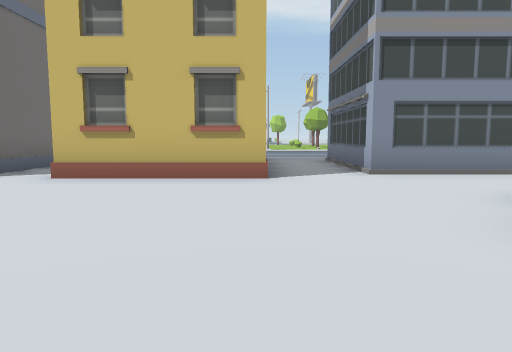
View 1 (above)

24 first-person views from a walk through a Unity game level. The camera is 1.2 m above the floor, tilts 6° down and sees 70° across. The floor is counted in squares, 2 m on a side. Each view is taken from the middle of a square. On the plan, view 1 faces up. The plan holds only what a view shows up to about 10 squares ahead; the rest is blank. The place goes on beyond the plan. The player is left out. Some surface patterns are stand-ins.

View 2
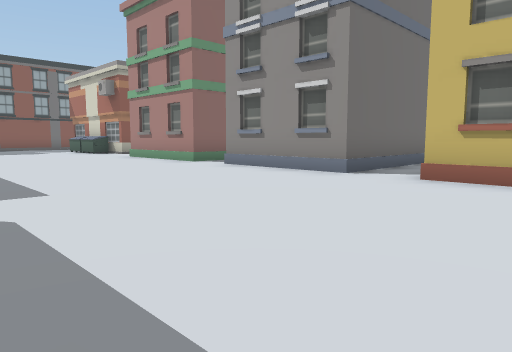

View 3
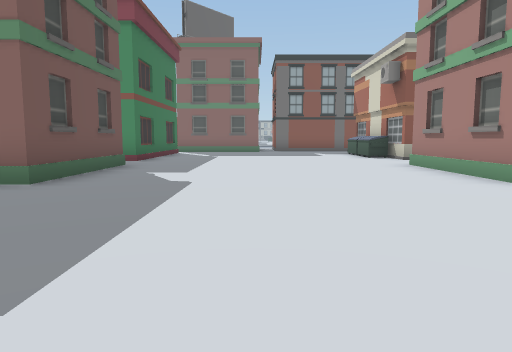

View 4
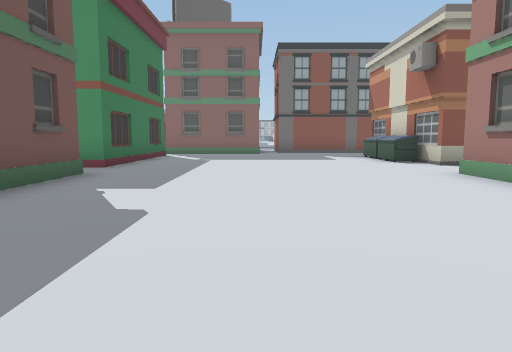

View 5
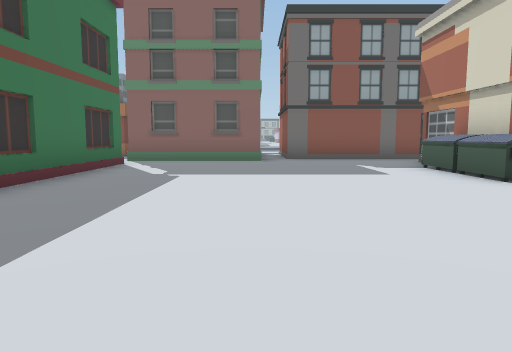

View 6
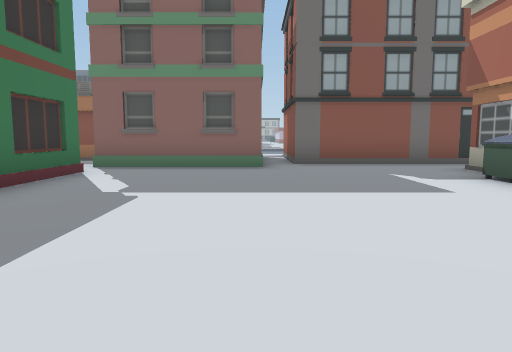

View 7
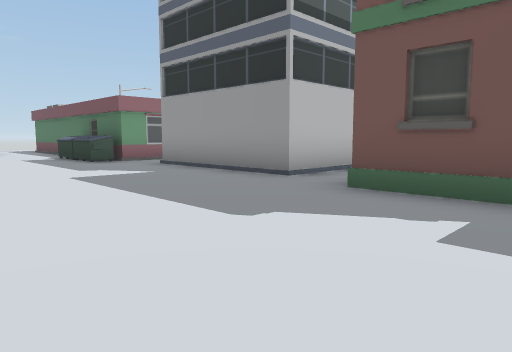

View 8
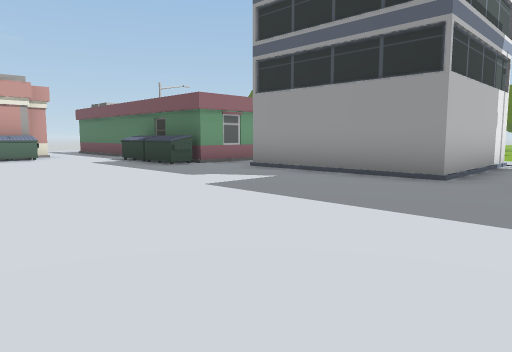

View 9
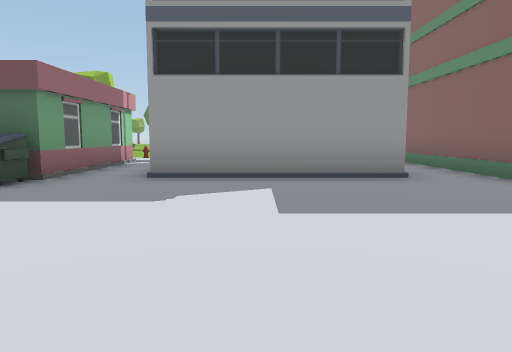

View 10
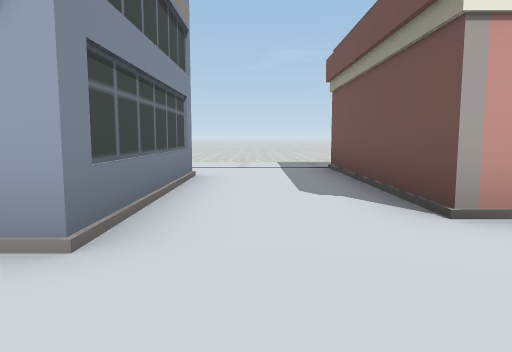

View 11
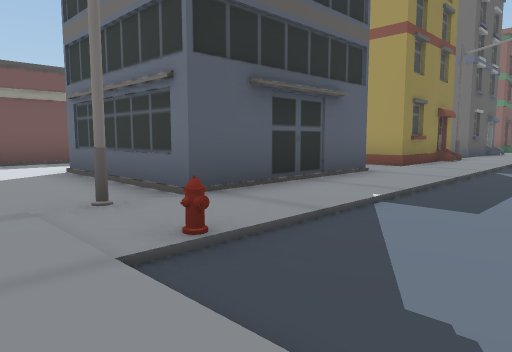

View 12
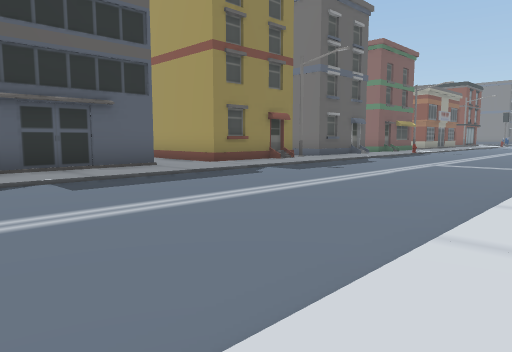

View 13
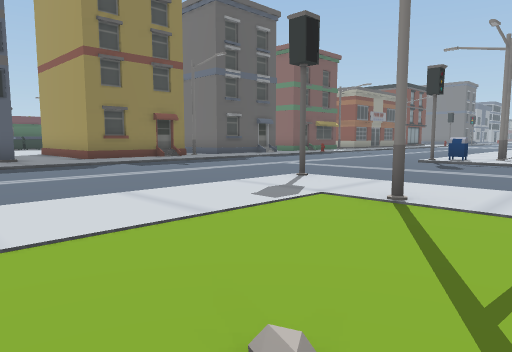

View 14
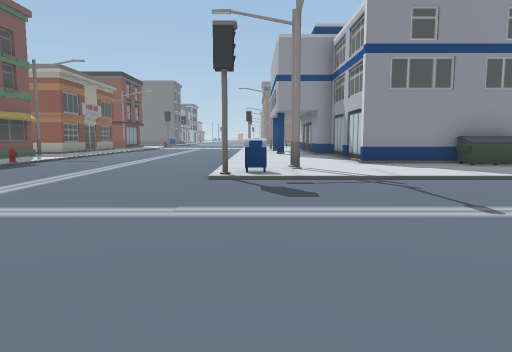

View 15
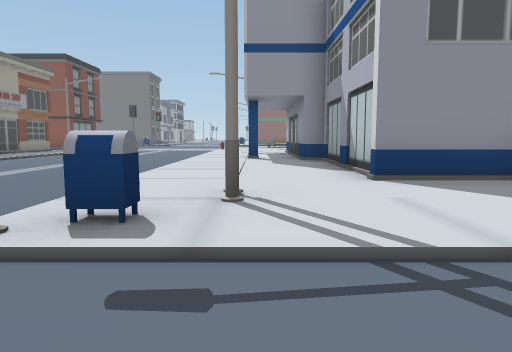

View 16
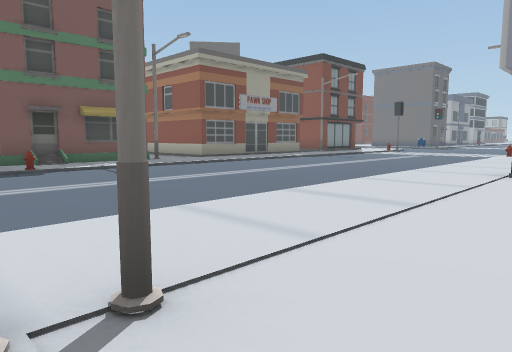

View 17
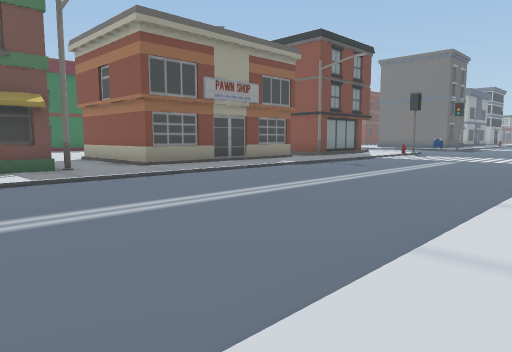

View 18
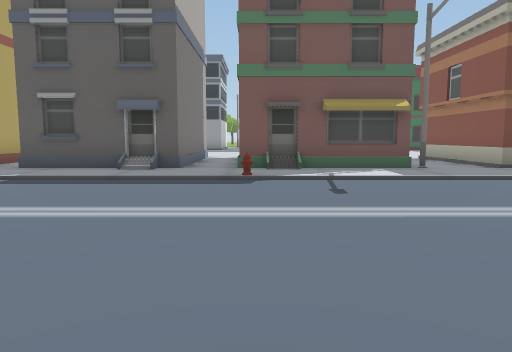

View 19
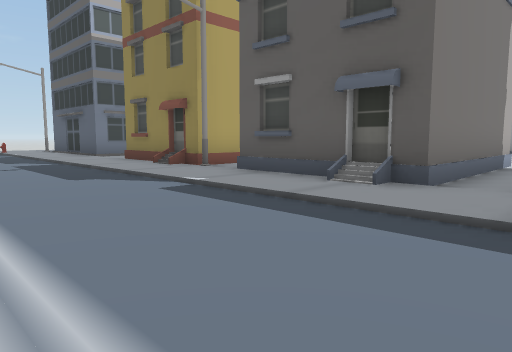

View 20
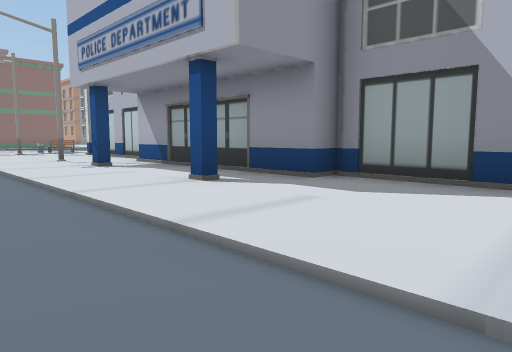

View 21
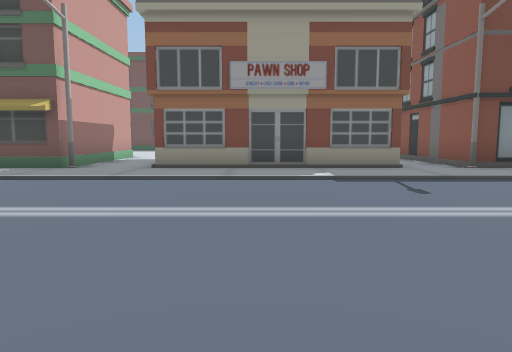

View 22
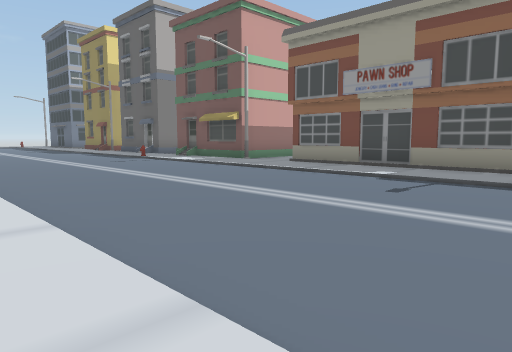

View 23
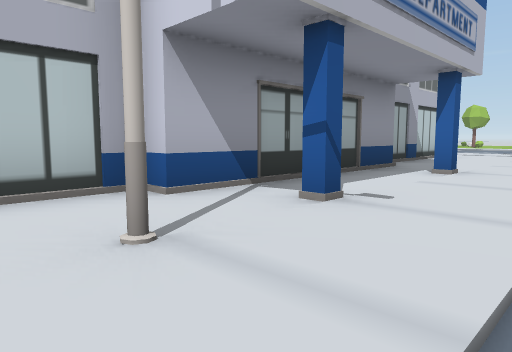

View 24
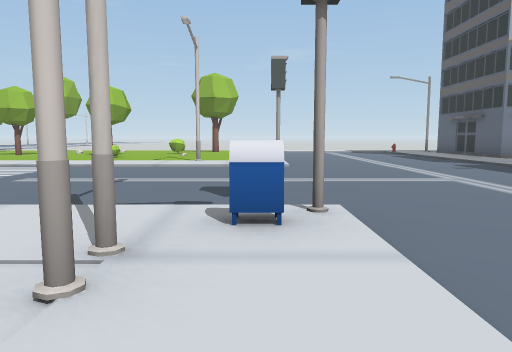

### Floor plan
Key: @ floor where view 1 was taken; # wall or solid block; . floor; / step, stairs or slope; B building; U dumpster; H hydrant; S streetlight; M mailbox; O other object.
Columns run from 20 left of view 1 to 8 right of it. Each row starts with its distance up from view 1.
 22            #U.    ....
 21           ##..........
 20 ###    ####B.............
 19 ..##.###.............S...
 18 .S.B..B.....SS...........
 17 ..............M............
 16 ..............O....O.......
 15 ...........................
 14 ...........................
 13 .............................
 12 ............................
 11 ...........H./.............H
 10 S.......SB.../.B.S.B.......S
  9 .######.####.#  .####.#   ..
  8 .     #.#  #.#  .#   .B   ..
  7 B     #.#  #.#  .#   .B   ..
  6 .#BU#U#.####.###.####.####..
  5 ............................
  4 ............................
  3 .......................#####
  2 #.....................U#
  1 #B.....................B
  0 #...................@.
 -1 #.#B###.####......UUU
 -2       #    #.B###.#
 -3            #.##  .#
 -4            #.#   .#
 -5   BB      B# #    #

Where each view was taken, in squares from view 1:
view 1: 0 up, 0 right, facing up
view 2: 0 up, 1 left, facing up-left
view 3: 2 up, 4 left, facing left
view 4: 2 up, 6 left, facing left
view 5: 2 up, 10 left, facing left
view 6: 2 up, 12 left, facing left
view 7: 3 up, 11 left, facing down-right
view 8: 4 up, 9 left, facing down-right
view 9: 4 up, 5 left, facing down
view 10: 5 up, 0 right, facing right
view 11: 13 up, 8 right, facing down-left
view 12: 17 up, 6 right, facing down-left
view 13: 20 up, 4 right, facing down-left
view 14: 17 up, 0 right, facing left
view 15: 18 up, 4 left, facing left
view 16: 19 up, 7 left, facing down-left
view 17: 17 up, 10 left, facing down-left
view 18: 17 up, 9 left, facing down
view 19: 14 up, 9 left, facing down-right
view 20: 15 up, 10 left, facing up-left
view 21: 17 up, 16 left, facing down
view 22: 17 up, 20 left, facing down-right
view 23: 16 up, 20 left, facing up-right
view 24: 17 up, 9 left, facing right
